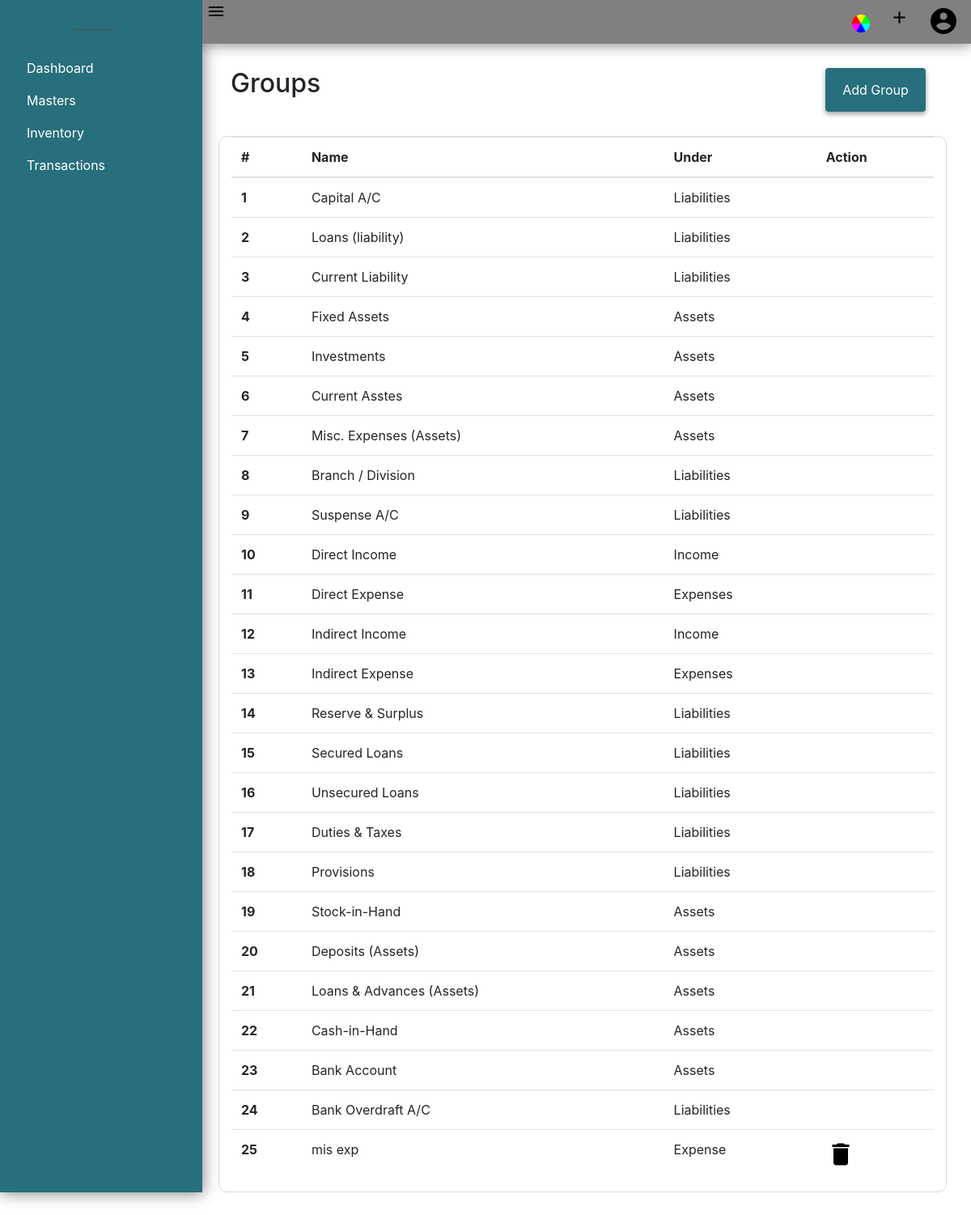
The page /groups (signed in) on the database its author committed.
### acsystem/models.py (models this page shows, shortened)
class FixedGroup(db.Model):
    id = db.Column(db.Integer, primary_key=True)
    name = db.Column(db.String(40), nullable=False)
    under = db.Column(db.String(20), nullable=False)

class Group(db.Model):
    id = db.Column(db.Integer, primary_key=True)
    name = db.Column(db.String(40), nullable=False)
    under = db.Column(db.String(20), nullable=False)
    ledgers = db.relationship('Ledger', backref='undergroup', lazy=True, cascade="all, delete-orphan")
    company_id = db.Column(db.Integer, db.ForeignKey('company.id', ondelete="CASCADE"), nullable=False)

### acsystem/groupledger/routes.py (the view)
@groupledgers.route('/groups', methods=['GET','POST'])
@login_required
def group():
    if current_user.activecompany == 0:
        flash(f"No Company is Activated! ","warning")
        return redirect(url_for('company.companies'))
    form = GroupForm()
    if form.validate_on_submit():
        usergroup = Group(name = form.name.data, under = form.under.data, company_id=current_user.activecompany)
        db.session.add(usergroup)
        db.session.commit()
        flash(f"Group Added Successfully.","success")
        return redirect(url_for('groupledgers.group'))
    groups = Group.query.filter_by(company_id = current_user.activecompany).all()
    fixedgroups = FixedGroup.query.all()
    return render_template('groupledger/showgroup.html', title="Groups", form=form, groups = groups, fixedgroups=fixedgroups )

### acsystem/models.py (called while the page is built)
@login_manager.user_loader
def load_user(user_id):
    return User.query.get(int(user_id))

### acsystem/templates/groupledger/showgroup.html (shortened to what this page needs)
{% from "renderfield.html" import render_field, render_doublefield %}
{% extends "layout.html"%}
{% block content %}
<div class="container">
    <div class="container-fluid">
        <h2 class="float-left">Groups</h2>
        <ul class="nav justify-content-end">
            <li class="btn color">
                <a class="nav-link" data-toggle="modal" data-target="#creategroup">Add Group</a>
            </li>
        </ul>
    </div>
    <div class="container-fluid" style="border:1px solid rgb(218, 218, 218); border-radius:10px;">
        <table class="table table-hover">
            <thead>
                <tr>
                    <th scope="col">#</th>
                    <th scope="col">Name</th>
                    <th scope="col">Under</th>
                    <th scope="col">Action</th>
                </tr>
            </thead>
            <tbody>
                {% for group in fixedgroups %}
                <tr>
                    <th scope="row">{{group.id}}</th>
                    <td>{{ group.name }}</td>
                    <td>{{ group.under }}</td>
                    <td>
                    </td>
                {% endfor %}
                {% for group in groups %}
                <tr>
                    <th scope="row">{{loop.index+24}}</th>
                    <td>{{ group.name }}</td>
                    <td>{{ group.under }}</td>
                    <td  class="deletegrp" >
                        <img style="cursor:pointer;" data-toggle="modal" data-target="#deletegroup" src="{{ url_for('static',filename='images/delete.png') }}" alt="Delete">
                    </td>
                {% endfor %}
            </tbody>
        </table>
    </div>
</div>
{% endblock content %}

### acsystem/static/style.css (style rules this page uses)
.btn { -webkit-box-shadow: 0 3px 6px rgba(0, 0, 0, 0.16), 0 3px 6px rgba(0, 0, 0, 0.23); box-shadow: 0 3px 6px rgba(0, 0, 0, 0.16), 0 3px 6px rgba(0, 0, 0, 0.23); }
.nav-link { color: rgba(12, 12, 12, 0.76); padding: .5rem !important; }
.btn { margin: 0 .7rem; }
.container-fluid { margin-top: 30px !important; }

### rows shown on the page
FixedGroup: id "1", name "Capital A/C", under "Liabilities"
FixedGroup: id "2", name "Loans (liability)", under "Liabilities"
FixedGroup: id "3", name "Current Liability", under "Liabilities"
FixedGroup: id "4", name "Fixed Assets", under "Assets"
FixedGroup: id "5", name "Investments", under "Assets"
FixedGroup: id "6", name "Current Asstes", under "Assets"
FixedGroup: id "7", name "Misc. Expenses (Assets)", under "Assets"
FixedGroup: id "8", name "Branch / Division", under "Liabilities"
FixedGroup: id "9", name "Suspense A/C", under "Liabilities"
FixedGroup: id "10", name "Direct Income", under "Income"
FixedGroup: id "11", name "Direct Expense", under "Expenses"
FixedGroup: id "12", name "Indirect Income", under "Income"
FixedGroup: id "13", name "Indirect Expense", under "Expenses"
FixedGroup: id "14", name "Reserve & Surplus", under "Liabilities"
FixedGroup: id "15", name "Secured Loans", under "Liabilities"
FixedGroup: id "16", name "Unsecured Loans", under "Liabilities"
FixedGroup: id "17", name "Duties & Taxes", under "Liabilities"
FixedGroup: id "18", name "Provisions", under "Liabilities"
FixedGroup: id "19", name "Stock-in-Hand", under "Assets"
FixedGroup: id "20", name "Deposits (Assets)", under "Assets"
FixedGroup: id "21", name "Loans & Advances (Assets)", under "Assets"
FixedGroup: id "22", name "Cash-in-Hand", under "Assets"
FixedGroup: id "23", name "Bank Account", under "Assets"
FixedGroup: id "24", name "Bank Overdraft A/C", under "Liabilities"
Group: name "mis exp", under "Expense"
